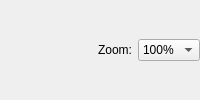
            <widget class="QWidget" name="widget_10" native="true">
             <property name="sizePolicy">
              <sizepolicy hsizetype="Preferred" vsizetype="Fixed">
               <horstretch>0</horstretch>
               <verstretch>0</verstretch>
              </sizepolicy>
             </property>
             <layout class="QHBoxLayout" name="horizontalLayout_7">
              <property name="spacing">
               <number>6</number>
              </property>
              <property name="leftMargin">
               <number>0</number>
              </property>
              <property name="topMargin">
               <number>0</number>
              </property>
              <property name="rightMargin">
               <number>0</number>
              </property>
              <property name="bottomMargin">
               <number>0</number>
              </property>
              <item>
               <widget class="QWidget" name="widget_16" native="true"/>
              </item>
              <item>
               <widget class="QLabel" name="label_5">
                <property name="sizePolicy">
                 <sizepolicy hsizetype="Fixed" vsizetype="Preferred">
                  <horstretch>0</horstretch>
                  <verstretch>0</verstretch>
                 </sizepolicy>
                </property>
                <property name="text">
                 <string>Zoom:</string>
                </property>
               </widget>
              </item>
              <item>
               <widget class="QComboBox" name="optZoom">
                <property name="sizePolicy">
                 <sizepolicy hsizetype="Fixed" vsizetype="Fixed">
                  <horstretch>0</horstretch>
                  <verstretch>0</verstretch>
                 </sizepolicy>
                </property>
                <property name="currentIndex">
                 <number>2</number>
                </property>
                <item>
                 <property name="text">
                  <string>25%</string>
                 </property>
                </item>
                <item>
                 <property name="text">
                  <string>50%</string>
                 </property>
                </item>
                <item>
                 <property name="text">
                  <string>100%</string>
                 </property>
                </item>
                <item>
                 <property name="text">
                  <string>200%</string>
                 </property>
                </item>
                <item>
                 <property name="text">
                  <string>400%</string>
                 </property>
                </item>
               </widget>
              </item>
             </layout>
            </widget>
